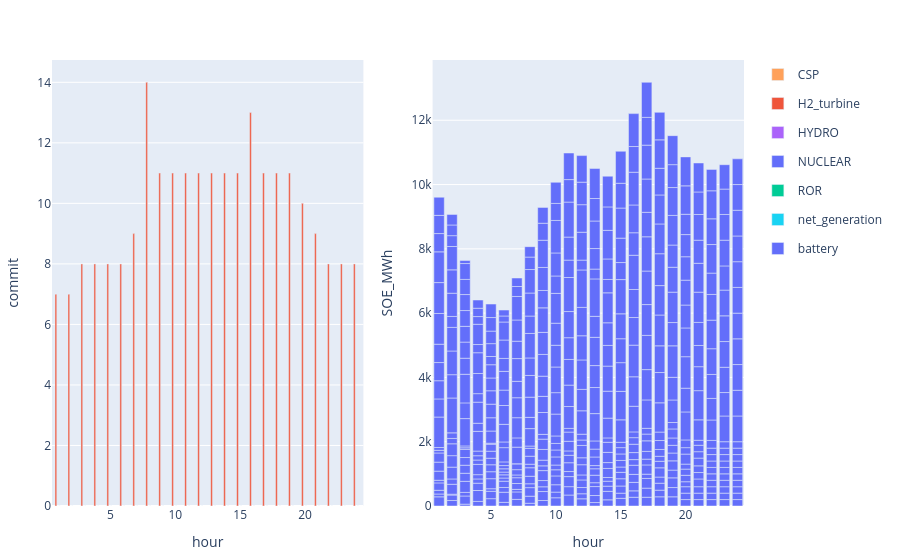

Source (notebook cell):
### Code cell
to_plot = commit_uc[(commit_uc.configuration .== config_1) .&  (commit_uc.day .== day_),:] 
p1 = plot(to_plot, x = :hour, y = :commit,  kind = "bar", color = :resource, stackgroup = 1) #Layout(barmode="stack"))

to_plot = s_uc.storage[(s_uc.storage.configuration .== config_1) .&  (s_uc.storage.day .== day_),:]
p2 = plot(to_plot, x = :hour , y = :SOE_MWh, color = :resource, kind = "bar", Layout(barmode="stack")) 
[p1 p2]

### Figure 1 — Plotly figure (JSON) as saved in the notebook; plotly's stock layout.template omitted (floating-point values rounded to 4 significant figures; data arrays with more than 128 entries replaced by an {"elided": "..."} marker saying what was removed)
{"data": [{"legendgroup": "CSP", "marker": {"color": "#FFA15A"}, "name": "CSP", "showlegend": true, "stackgroup": 1, "type": "bar", "x": [1, 2, 3, 4, 5, 6, 7, 8, 9, 10, 11, 12, 13, 14, 15, 16, 17, 18, 19, 20, 21, 22, 23, 24], "xaxis": "x1", "y": [null, null, null, null, null, null, null, null, null, null, null, null, null, null, null, null, null, null, null, null, null, null, null, null], "yaxis": "y1"}, {"legendgroup": "H2_turbine", "marker": {"color": "#EF553B"}, "name": "H2_turbine", "showlegend": true, "stackgroup": 1, "type": "bar", "x": [1, 2, 3, 4, 5, 6, 7, 8, 9, 10, 11, 12, 13, 14, 15, 16, 17, 18, 19, 20, 21, 22, 23, 24], "xaxis": "x1", "y": [7, 7, 8, 8, 8, 8, 9, 14, 11, 11, 11, 11, 11, 11, 11, 13, 11, 11, 11, 10, 9, 8, 8, 8], "yaxis": "y1"}, {"legendgroup": "HYDRO", "marker": {"color": "#ab63fa"}, "name": "HYDRO", "showlegend": true, "stackgroup": 1, "type": "bar", "x": [1, 2, 3, 4, 5, 6, 7, 8, 9, 10, 11, 12, 13, 14, 15, 16, 17, 18, 19, 20, 21, 22, 23, 24], "xaxis": "x1", "y": [null, null, null, null, null, null, null, null, null, null, null, null, null, null, null, null, null, null, null, null, null, null, null, null], "yaxis": "y1"}, {"legendgroup": "NUCLEAR", "marker": {"color": "#636efa"}, "name": "NUCLEAR", "showlegend": true, "stackgroup": 1, "type": "bar", "x": [1, 2, 3, 4, 5, 6, 7, 8, 9, 10, 11, 12, 13, 14, 15, 16, 17, 18, 19, 20, 21, 22, 23, 24], "xaxis": "x1", "y": [0, 0, 0, 0, 0, 0, 0, 0, 0, 0, 0, 0, 0, 0, 0, 0, 0, 0, 0, 0, 0, 0, 0, 0], "yaxis": "y1"}, {"legendgroup": "ROR", "marker": {"color": "#00cc96"}, "name": "ROR", "showlegend": true, "stackgroup": 1, "type": "bar", "x": [1, 2, 3, 4, 5, 6, 7, 8, 9, 10, 11, 12, 13, 14, 15, 16, 17, 18, 19, 20, 21, 22, 23, 24], "xaxis": "x1", "y": [null, null, null, null, null, null, null, null, null, null, null, null, null, null, null, null, null, null, null, null, null, null, null, null], "yaxis": "y1"}, {"legendgroup": "net_generation", "marker": {"color": "#19d3f3"}, "name": "net_generation", "showlegend": true, "stackgroup": 1, "type": "bar", "x": [1, 2, 3, 4, 5, 6, 7, 8, 9, 10, 11, 12, 13, 14, 15, 16, 17, 18, 19, 20, 21, 22, 23, 24], "xaxis": "x1", "y": [null, null, null, null, null, null, null, null, null, null, null, null, null, null, null, null, null, null, null, null, null, null, null, null], "yaxis": "y1"}, {"legendgroup": "battery", "marker": {"color": "#636efa"}, "name": "battery", "showlegend": true, "type": "bar", "x": {"elided": "504 int values"}, "xaxis": "x2", "y": {"elided": "504 float values"}, "yaxis": "y2"}], "layout": {"margin": {"b": 50, "l": 50, "r": 50, "t": 60}, "xaxis1": {"anchor": "y1", "domain": [0, 0.45], "title": {"text": "hour"}}, "xaxis2": {"anchor": "y2", "domain": [0.55, 1], "title": {"text": "hour"}}, "yaxis1": {"anchor": "x1", "domain": [0, 1], "title": {"text": "commit"}}, "yaxis2": {"anchor": "x2", "domain": [0, 1], "title": {"text": "SOE_MWh"}}}}
